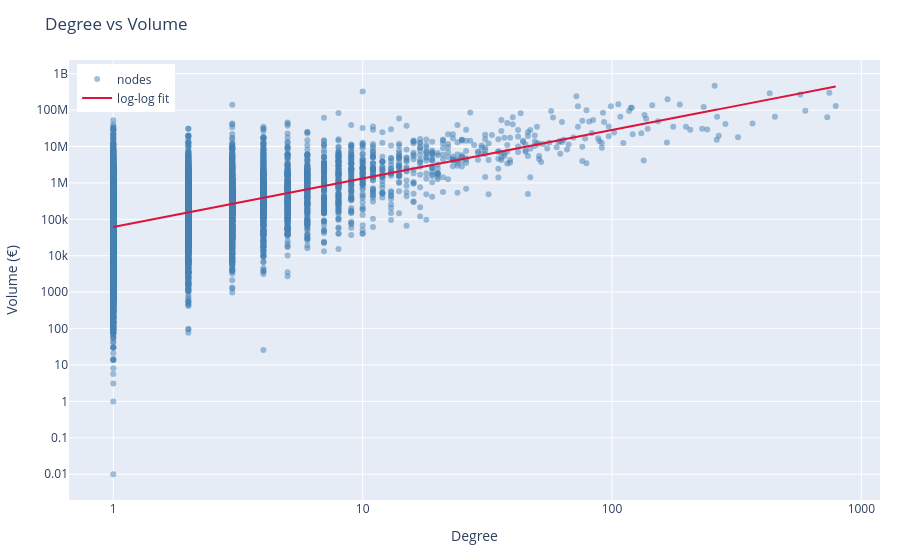

Write notebook code for a chart like this one.
### Code cell
# Plotting

# prepare fit line
x_line = np.logspace(np.log10(pos["degree"].min()), np.log10(pos["degree"].max()), 200)
y_line = 10 ** (intercept + slope * np.log10(x_line))

# main traces
scatter = go.Scatter(
    x=pos["degree"],
    y=pos["volume"],
    mode="markers",
    marker=dict(size=6, color="steelblue", opacity=0.5),
    name="nodes",
    hovertemplate="%{text}<br>Degree: %{x}<br>Volume: €%{y:,.0f}",
    text=pos.index
)

fit_line = go.Scatter(
    x=x_line,
    y=y_line,
    mode="lines",
    line=dict(color="crimson", width=2),
    name="log-log fit"
)

# annotations for top entities
annotations = []
top_entities = [entity for entity, _ in top5]

for node in top_entities:
    x = metrics.loc[node, "degree"]
    y = metrics.loc[node, "volume"]
    annotations.append(
        dict(
            x=x,
            y=y,
            text=node,
            showarrow=True,
            arrowhead=2,
            ax=10,
            ay=-10,
            font=dict(size=10),
        )
    )

fig = go.Figure(data=[scatter, fit_line])
fig.update_layout(
    title="Degree VS Volume",
    xaxis=dict(title="Degree", type="log"),
    yaxis=dict(title="Volume (€)", type="log"),
    annotations=annotations,
    legend=dict(yanchor="top", y=0.99, xanchor="left", x=0.01),
    margin=dict(l=60, r=20, t=60, b=60)
)

fig.update_layout(
    title="Degree vs Volume",
    
    xaxis=dict(
        title="Degree",
        type="log",
        dtick=1,              # only 10^n ticks → 1, 10, 100, 1000
        tickformat=".0f"      # show full numbers instead of scientific notation
    ),
    
    yaxis=dict(
        title="Volume (€)",
        type="log",
        dtick=1,
        # tickformat=".0f"
    ),

    annotations=annotations,
    legend=dict(yanchor="top", y=0.99, xanchor="left", x=0.01),
    margin=dict(l=60, r=20, t=60, b=60)
)

fig.update_xaxes(showgrid=True, gridwidth=1)
fig.update_yaxes(showgrid=True, gridwidth=1)

fig.show()

### Figure 1 — Plotly figure (JSON) as saved in the notebook; plotly's stock layout.template omitted (floating-point values rounded to 4 significant figures; data arrays with more than 128 entries replaced by an {"elided": "..."} marker saying what was removed)
{"data": [{"hovertemplate": "%{text}<br>Degree: %{x}<br>Volume: €%{y:,.0f}", "marker": {"color": "steelblue", "opacity": 0.5, "size": 6}, "mode": "markers", "name": "nodes", "text": {"elided": "10163 str values"}, "type": "scatter", "x": {"elided": "10163 int values"}, "y": {"elided": "10163 float values"}}, {"line": {"color": "crimson", "width": 2}, "mode": "lines", "name": "log-log fit", "type": "scatter", "x": {"elided": "200 float values"}, "y": {"elided": "200 float values"}}], "layout": {"annotations": [{"arrowhead": 2, "ax": 10, "ay": -10, "font": {"size": 10}, "showarrow": true, "text": "Unidade Local de Saúde de São José, E. P. E.", "x": 789, "y": 129700000.0}, {"arrowhead": 2, "ax": 10, "ay": -10, "font": {"size": 10}, "showarrow": true, "text": "Santa Casa da Misericórdia de Lisboa", "x": 744, "y": 298300000.0}, {"arrowhead": 2, "ax": 10, "ay": -10, "font": {"size": 10}, "showarrow": true, "text": "Instituto Português de Oncologia de Lisboa Francisco Gentil, E. P. E.", "x": 730, "y": 63910000.0}, {"arrowhead": 2, "ax": 10, "ay": -10, "font": {"size": 10}, "showarrow": true, "text": "Unidade Local de Saúde de Santa Maria, E. P. E.", "x": 596, "y": 95360000.0}, {"arrowhead": 2, "ax": 10, "ay": -10, "font": {"size": 10}, "showarrow": true, "text": "Município de Sintra", "x": 569, "y": 269000000.0}], "legend": {"x": 0.01, "xanchor": "left", "y": 0.99, "yanchor": "top"}, "margin": {"b": 60, "l": 60, "r": 20, "t": 60}, "title": {"text": "Degree vs Volume"}, "xaxis": {"dtick": 1, "gridwidth": 1, "showgrid": true, "tickformat": ".0f", "title": {"text": "Degree"}, "type": "log"}, "yaxis": {"dtick": 1, "gridwidth": 1, "showgrid": true, "title": {"text": "Volume (€)"}, "type": "log"}}}
